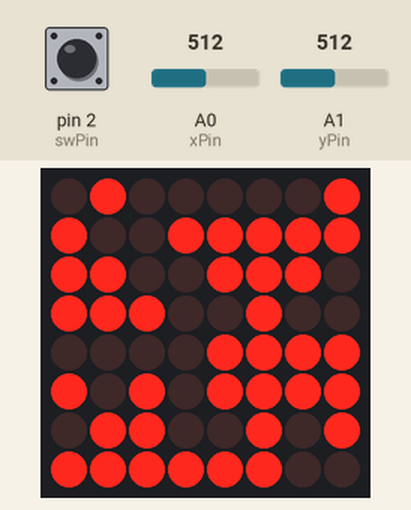
Recording of a sketch running on a simulated Arduino Uno, built with avr-gcc and run on an emulated ATmega328P. On the bench: 8×8 LED matrix. The test bench sets the inputs (shaded band); at power-on: A1 (yPin) = 512, pin 2 (swPin) HIGH, A0 (xPin) = 512. Random numbers use the default seed unless the sketch sets one.

Above: at 0.9 s.
1.3 s: A1 (yPin) set to 408
2.8 s: A1 (yPin) set to 384
At 3.31 s:
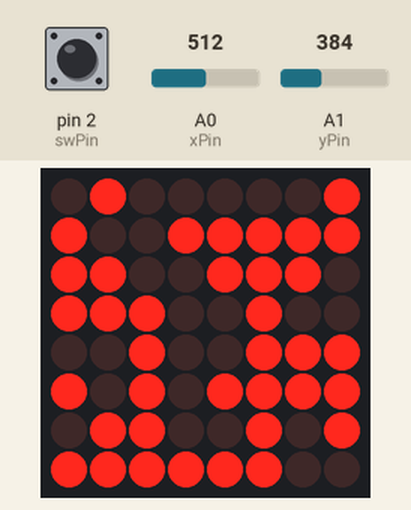
5.1 s: pin 2 (swPin) pulled LOW for 0.15 s
At 5.5 s:
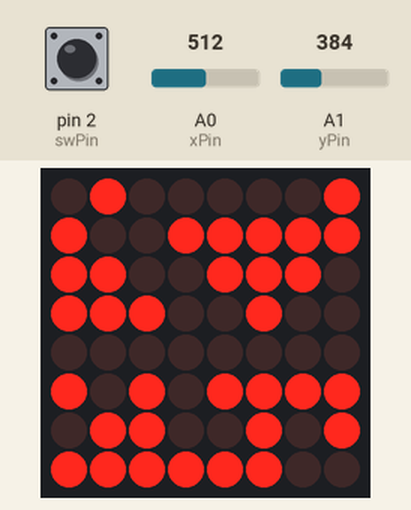
5.8 s: A0 (xPin) set to 610
At 6.02 s:
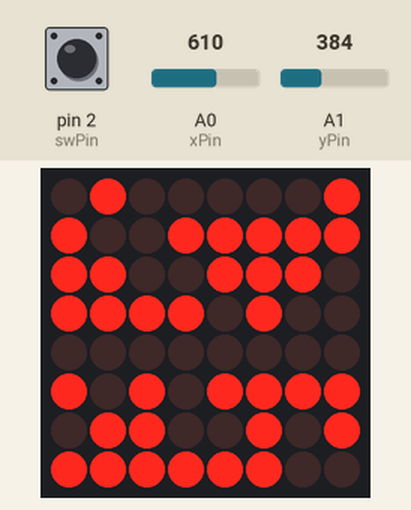
8.3 s: pin 2 (swPin) pulled LOW for 1 s
At 8.5 s:
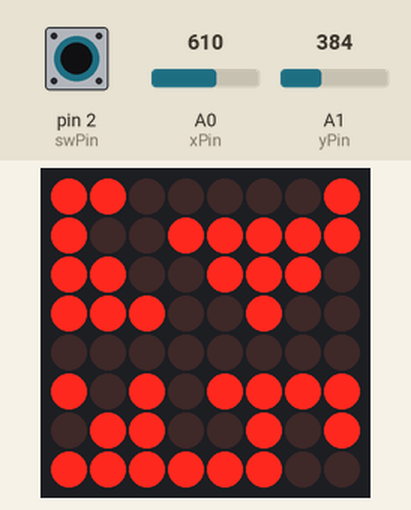
9.9 s: A0 (xPin) set to 407
11.4 s: A0 (xPin) set to 387
At 11.67 s:
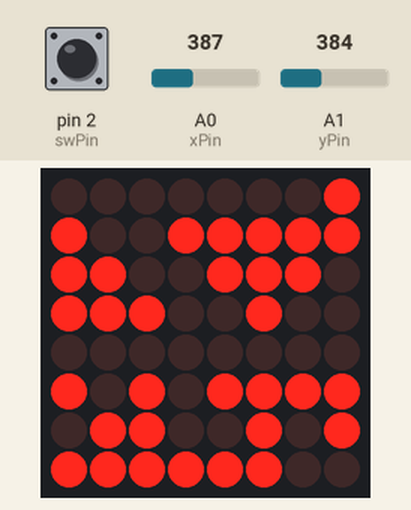

Measured:
- the behaviour switches between 400 and 399 on A1 (yPin) (found by bisection; images 0 and 1)
- the behaviour switches between 400 and 399 on A0 (xPin) (found by bisection; images 4 and 5)

The sketch:

Tanks_wannabe.ino
```cpp
#include "LedControl.h"

const int dinPin = 12;
const int clockPin = 11;
const int loadPin = 10;

const int xPin = A0;
const int yPin = A1;
const int swPin = 2;

LedControl lc = LedControl(dinPin, clockPin, loadPin, 1);
byte matrixBrightness = 8;
byte xPos = 4;
byte yPos = 4;
byte xLastPos = 0;
byte yLastPos = 0;
// thresholds for joystick movement detection
const int minThreshold = 400;
const int maxThreshold = 600;
// timing variables for movement updates
const byte movementDelay = 500;
unsigned long lastMoved = 0;
unsigned long lastButtonPressTime = 0;
const unsigned long debounceDelay = 100;
bool wasPressed = false;


const byte mapSize = 8;
bool mapChanged = true;
byte gameMap[mapSize][mapSize] =  { };

const int blinkDelay = 200;
unsigned long previousBlinkMillis = 0;


bool bulletFired = false; // flag to track if the bullet is currently active
byte bulletXPos;
byte bulletYPos;
const int maxBulletRange = 2;
int bulletRange = 0;
const int bulletMoveDelay = 150;
unsigned long previousBulletMoveMillis = 0;
const int bulletBlinkDelay = 50;
unsigned long previousBulletBlinkMillis = 0;


enum Direction { NONE, UP, DOWN, LEFT, RIGHT };
Direction lastDirection = NONE;


void generateRandomMap(byte generatedMap[mapSize][mapSize]) {
  // generates a new map with every reset
  randomSeed(analogRead(0) + millis()); // used so it doesn't generate the same numbers each time
  for (int row = 0; row < mapSize; row++) {
    for (int col = 0; col < mapSize; col++) {
      if (row == xPos && col == yPos) { // doesn't generate on the starting point for the player
      } else {
        generatedMap[row][col] = random(2);
      }
    }
  }
}


void setup() {
  pinMode(swPin, INPUT_PULLUP);

  lc.shutdown(0, false);
  lc.setIntensity(0, matrixBrightness);
  lc.clearDisplay(0);

  gameMap[xPos][yPos] = 1; // lights up the initial player position
  generateRandomMap(gameMap);
}


void loop() {
  markPlayer();
  markBullet();

  if (millis() - lastMoved > movementDelay) {
    updatePlayerPosition();
    lastMoved = millis();
  }

  unsigned long currentMillis = millis();
  bool buttonState = digitalRead(swPin) == LOW;

  // checks if the button is pressed continously
  if (buttonState && !wasPressed && !bulletFired && (currentMillis - lastButtonPressTime) > debounceDelay) {
    lastButtonPressTime = currentMillis;
    shootBullet();
  }
  wasPressed = buttonState;

  if (mapChanged) {
    updateMap();
    mapChanged = false;
  }

  if (bulletFired) {
    moveBullet();
    updateMap();
  }
}


void updateMap() {
  //updates the matrix display every time needed
  for (int row = 0; row < mapSize; row++) {
    for (int col = 0; col < mapSize; col++) {
      lc.setLed(0, row, col, gameMap[row][col]);
    }
  }
}


void updatePlayerPosition() {
  int xValue = analogRead(xPin);
  int yValue = analogRead(yPin);

  xLastPos = xPos;
  yLastPos = yPos;

  //updates the direction even if the player doesn't move
  if (xValue < minThreshold){
    lastDirection = RIGHT;
  } else if (xValue > maxThreshold){
    lastDirection = LEFT;
  } else if (yValue < minThreshold){
    lastDirection = UP;
  } else if (yValue > maxThreshold){
    lastDirection = DOWN;
}

  // actually moves the player dot on the map
  if (xValue < minThreshold && gameMap[(xPos + 1) % mapSize][yPos] != 1) {
    xPos = (xPos + 1) % mapSize;
  } else if (xValue > maxThreshold && gameMap[xPos - 1][yPos] != 1) {
    xPos = (xPos > 0) ? xPos - 1 : mapSize - 1;
  }
  if (yValue < minThreshold && gameMap[xPos][(yPos - 1) % mapSize] != 1) {
    yPos = (yPos > 0) ? yPos - 1 : mapSize - 1;
  } else if (yValue > maxThreshold && gameMap[xPos][(yPos + 1) % mapSize] != 1) {
    yPos = (yPos + 1) % mapSize;
  }


  // checks if the position has changed and update the map accordingly
  if (xPos != xLastPos || yPos != yLastPos) {
    mapChanged = true;
    gameMap[xLastPos][yLastPos] = 0; // turn off the last position
    gameMap[xPos][yPos] = 1; // turn on the new position
  }
}

void markPlayer() {
  static bool isOn = true;
  unsigned long currentBlinkMillis = millis();

  if (currentBlinkMillis - previousBlinkMillis >= blinkDelay) {
    previousBlinkMillis = currentBlinkMillis;
    gameMap[xPos][yPos] = isOn ? 0 : 1;
    mapChanged = true;
    isOn = !isOn;
  }
}

void markBullet() {
  static bool isBulletFired = true;
  unsigned long currentBulletBlinkMillis = millis();

  if (bulletFired && (currentBulletBlinkMillis - previousBulletBlinkMillis >= bulletBlinkDelay)) {
    previousBulletBlinkMillis = currentBulletBlinkMillis;
    gameMap[bulletXPos][bulletYPos] = isBulletFired ? 0 : 1;
    mapChanged = true;
    isBulletFired = !isBulletFired;
  }
}

void shootBullet() {
    // shoots a bullet from the current player position
    bulletXPos = xPos;
    bulletYPos = yPos;
    bulletFired = true;
    mapChanged = true;
}


void moveBullet() {
  unsigned long currentMillis = millis();

  if (currentMillis - previousBulletMoveMillis >= bulletMoveDelay) { // makes the movement animation longer
    previousBulletMoveMillis = currentMillis;

    gameMap[bulletXPos][bulletYPos] = 0; // clears the bullet from the current position
    // checks the last direction and move the bullet accordingly
    switch (lastDirection) {
      case UP:
        bulletYPos = (bulletYPos > 0) ? bulletYPos - 1 : 0;
        break;
      case DOWN:
        bulletYPos = (bulletYPos < mapSize - 1) ? bulletYPos + 1 : mapSize - 1;
        break;
      case LEFT:
        bulletXPos = (bulletXPos > 0) ? bulletXPos - 1 : 0;
        break;
      case RIGHT:
        bulletXPos = (bulletXPos < mapSize - 1) ? bulletXPos + 1 : mapSize - 1;
        break;
      default:
        break;
    }

    // checks if the bullet exceeded its maximum range
    if (bulletRange >= maxBulletRange) {
      bulletFired = false;
      bulletRange = 0;
    } else {
      gameMap[bulletXPos][bulletYPos] = 1; // turns on the bullet at the new position
      bulletRange++;
      mapChanged = true;
    }
  }
}
```
